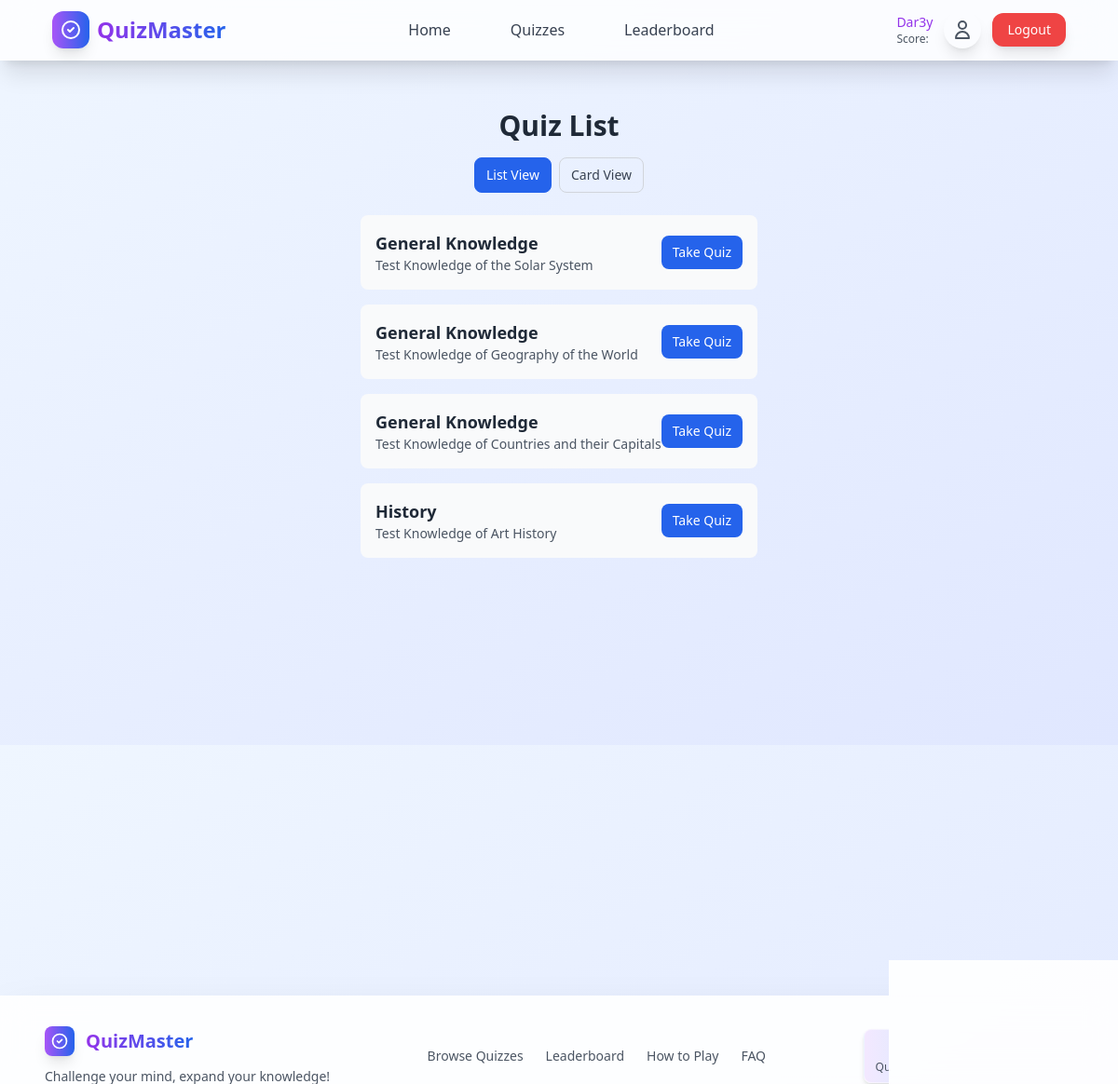
The app's page /quiz/ (signed in) with its own data.
### quizApp/models.py (models this page shows, shortened)
class Quiz(models.Model):
    title = models.CharField(max_length=200)
    description = models.TextField(blank=True)
    created_at = models.DateTimeField(auto_now_add=True)

### quizApp/views.py (the view)
# urls.py: path('', views.quiz_list, name='quiz_list'),
@login_required
def quiz_list(request):
    quizzes = Quiz.objects.all()
    return render(request, 'quiz_list.html', {'quizzes': quizzes})

### quizApp/templates/quiz_list.html (shortened to what this page needs)
{% extends "base.html" %}
{% block content %}
<div class="container mx-auto px-6 py-8">
    <h1 class="text-3xl font-bold text-gray-800 text-center mb-4">Quiz List</h1>
    <div class="flex justify-center space-x-2 mb-6">
        <button id="listViewBtn"
            class="px-3 py-2 rounded-lg border text-sm font-medium transition active-btn">
            List View
        </button>
        <button id="cardViewBtn"
            class="px-3 py-2 rounded-lg border text-sm font-medium transition">
            Card View
        </button>
    </div>
    <div id="quizContainer" class="grid gap-4">
        {% for quiz in quizzes %}
            <div class="quiz-list-item flex items-center justify-between p-4 bg-gray-50 rounded-lg hover:bg-gray-100 transition">
                <div>
                    <h2 class="text-lg font-semibold text-gray-800">{{ quiz.title }}</h2>
                    <p class="text-gray-600 text-sm">{{ quiz.description }}</p>
                </div>
                <a href="{% url 'quizApp:take_quiz' quiz.id %}"
                   class="px-3 py-2 bg-blue-600 text-white text-sm rounded-lg hover:bg-blue-700">
                   Take Quiz
                </a>
            </div>
        {% endfor %}
    </div>
</div>
{% endblock %}

### templates/base.html (shortened to what this page needs)
{% load static %}
<!DOCTYPE html>
<html lang="en">
<head>
    <script src="https://cdn.tailwindcss.com"></script>
    <link rel="stylesheet" href="{% static 'css/auth.css' %}">
</head>
<body class="min-h-screen bg-gradient-to-br from-blue-50 to-indigo-100 flex flex-col">
    <nav class="bg-white/80 backdrop-blur-lg shadow-xl border-b border-white/20 sticky top-0 z-50">
        <div class="max-w-6xl mx-auto px-4 sm:px-6 lg:px-8">
            <div class="flex justify-between items-center h-16">
                <div class="flex items-center space-x-2">
                    <div class="w-10 h-10 bg-gradient-to-r from-purple-500 to-blue-600 rounded-xl flex items-center justify-center transform hover:rotate-12 transition-all duration-300 shadow-lg">
                        <svg class="w-6 h-6 text-white" fill="none" stroke="currentColor" viewBox="0 0 24 24">
                            <path stroke-linecap="round" stroke-linejoin="round" stroke-width="2" d="M9 12l2 2 4-4m6 2a9 9 0 11-18 0 9 9 0 0118 0z"></path>
                        </svg>
                    </div>
                    <a href="" class="text-2xl font-bold bg-gradient-to-r from-purple-600 to-blue-600 bg-clip-text text-transparent hover:scale-105 transform transition-all duration-300">
                    </a>
                </div>
                <div class="hidden md:flex items-center space-x-8">
                    <a href="" class="text-gray-700 hover:text-purple-600 px-4 py-2 font-medium transition-all duration-300 hover:bg-purple-50 rounded-xl relative group">
                        <span class="relative z-10">Home</span>
                    </a>
                    <a href="" class="text-gray-700 hover:text-purple-600 px-4 py-2 font-medium transition-all duration-300 hover:bg-purple-50 rounded-xl relative group">
                        <span class="relative z-10">Quizzes</span>
                    </a>
                    <a href="" class="text-gray-700 hover:text-purple-600 px-4 py-2 font-medium transition-all duration-300 hover:bg-purple-50 rounded-xl relative group">
                        <span class="relative z-10">Leaderboard</span>
                    </a>
                </div>
                <div class="flex items-center space-x-4">
                    {% if user.is_authenticated %}
                        <div class="flex items-center space-x-3">
                            <div class="text-sm text-gray-600">
                                <span class="font-medium text-purple-600">{{ user.username }}</span>
                               <div class="text-xs">Score: </div>
                            </div>
                            <a href="" class="p-2 text-gray-600 hover:text-purple-600 hover:bg-purple-50 rounded-full transition-all duration-300 transform hover:scale-110 shadow-lg hover:shadow-xl">
                                <svg class="w-6 h-6" fill="none" stroke="currentColor" viewBox="0 0 24 24">
                                    <path stroke-linecap="round" stroke-linejoin="round" stroke-width="2" d="M16 7a4 4 0 11-8 0 4 4 0 018 0zM12 14a7 7 0 00-7 7h14a7 7 0 00-7-7z"></path>
                                </svg>
                            </a>
                            <a href="{% url 'authApp:Logout' %}" class="bg-red-500 text-white px-4 py-2 rounded-xl hover:bg-red-600 transform hover:scale-105 transition-all duration-300 shadow-lg hover:shadow-xl text-sm">Logout</a>
                        </div>
                    {% endif %}
                </div>
            </div>
        </div>
    </nav>
    <main class="flex-1 main_container min-h-[calc(100vh-200px)]">
        {% block content %}{% endblock %}
    </main>
    <footer class="bg-white/90 backdrop-blur-lg shadow-2xl border-t border-white/30 mt-auto">
        <div class="max-w-6xl mx-auto px-6 py-8">
            <div class="flex flex-col lg:flex-row items-center justify-between space-y-6 lg:space-y-0">
                <div class="flex flex-col items-center lg:items-start space-y-3">
                    <div class="flex items-center space-x-3">
                        <div class="w-8 h-8 bg-gradient-to-r from-purple-500 to-blue-600 rounded-lg flex items-center justify-center shadow-lg">
                            <svg class="w-5 h-5 text-white" fill="none" stroke="currentColor" viewBox="0 0 24 24">
                                <path stroke-linecap="round" stroke-linejoin="round" stroke-width="2" d="M9 12l2 2 4-4m6 2a9 9 0 11-18 0 9 9 0 0118 0z"></path>
                            </svg>
                        </div>
                        <h3 class="text-xl font-bold bg-gradient-to-r from-purple-600 to-blue-600 bg-clip-text text-transparent">QuizMaster</h3>
                    </div>
                    <p class="text-gray-600 text-sm text-center lg:text-left max-w-xs">Challenge your mind, expand your knowledge!</p>
                </div>
                <div class="flex flex-wrap justify-center lg:justify-start items-center gap-6">
                    <a href="" class="text-gray-600 hover:text-purple-600 text-sm font-medium transition-colors duration-300 hover:scale-105 transform">Browse Quizzes</a>
                    <a href="" class="text-gray-600 hover:text-purple-600 text-sm font-medium transition-colors duration-300 hover:scale-105 transform">Leaderboard</a>
                    <a href="#" class="text-gray-600 hover:text-purple-600 text-sm font-medium transition-colors duration-300 hover:scale-105 transform">How to Play</a>
                    <a href="#" class="text-gray-600 hover:text-purple-600 text-sm font-medium transition-colors duration-300 hover:scale-105 transform">FAQ</a>
                </div>
                <div class="flex flex-wrap justify-center gap-3 max-w-sm">
                    <div class="bg-gradient-to-r from-purple-100 to-blue-100 rounded-lg px-3 py-2 shadow-md border border-white/50 flex-shrink-0">
                        <div class="text-center">
                            <div class="text-base font-bold text-purple-700 animate-pulse-slow">{{ total_quizzes|default:0 }}</div>
                            <div class="text-xs text-gray-600">Quizzes</div>
                        </div>
                    </div>
                    <div class="bg-gradient-to-r from-blue-100 to-indigo-100 rounded-lg px-3 py-2 shadow-md border border-white/50 flex-shrink-0">
                        <div class="text-center">
                            <div class="text-base font-bold text-blue-700 animate-bounce-soft">{{ active_users|default:0 }}</div>
                            <div class="text-xs text-gray-600">Users</div>
                        </div>
                    </div>
                    <div class="bg-gradient-to-r from-green-100 to-emerald-100 rounded-lg px-3 py-2 shadow-md border border-white/50 flex-shrink-0">
                        <div class="text-center">
                            <div class="text-base font-bold text-green-700">{{ total_answers|default:0 }}+</div>
                            <div class="text-xs text-gray-600">Answers</div>
                        </div>
                    </div>
                </div>
            </div>
        </div>
    </footer>
</body>
</html>

### static/css/auth.css (style rules this page uses)
.main_container { margin: 20px auto; height: 100vh; }

### records on screen
Quiz: title "General Knowledge", description "Test Knowledge of the Solar System"
Quiz: title "General Knowledge", description "Test Knowledge of Geography of the World"
Quiz: title "General Knowledge", description "Test Knowledge of Countries and their Capitals"
Quiz: title "History", description "Test Knowledge of Art History"

### other values on screen
{{ user.username }} "Dar3y"
